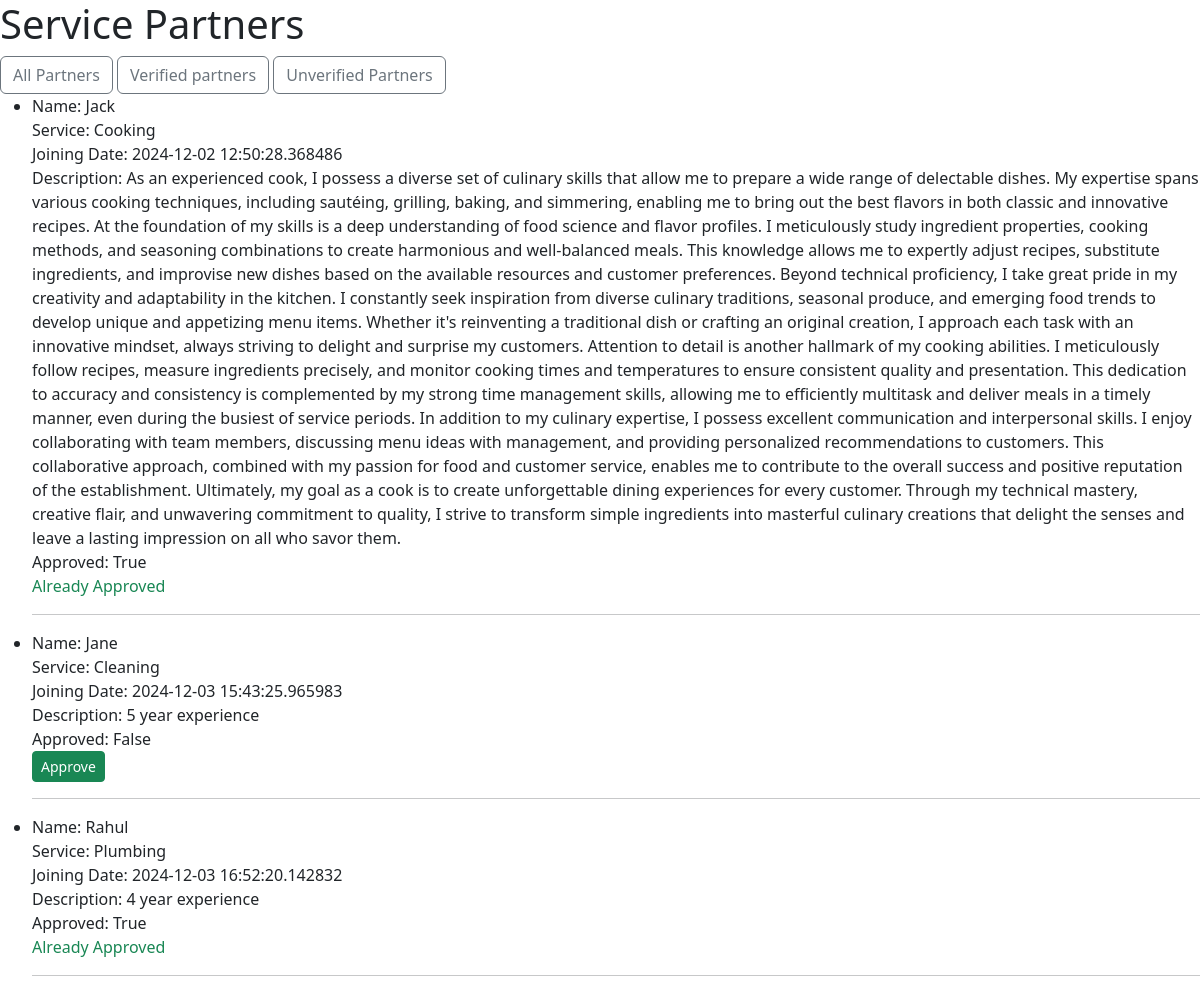
The page /pcheck (signed in) on the database its author committed.
### dbmodel.py (models this page shows)
class Partner(db.Model):
    password = db.Column(db.String(40), nullable=False)
    name = db.Column(db.String(50),primary_key=True, nullable=False)
    date_of_join = db.Column(db.DateTime, nullable=False)
    desc = db.Column(db.String(2000), nullable=False)
    sname = db.Column(db.Integer, db.ForeignKey("service.name"))
    approved = db.Column(db.Boolean, default=False, nullable=False)

### app.py (the view)
@app.route("/pcheck",methods=['GET','POST'])
def pcheck():
    if 'admin' not in session:
        return redirect('/alogin')
    all_partners=Partner.query.all()
    return render_template('/pcheck.html',all_partners=all_partners)

### templates/pcheck.html (shortened to what this page needs)
{% extends "base.html" %}
{% block content %}
<h1>Service Partners</h1>
<a href="/pcheck" class="btn btn-outline-secondary">All Partners</a>
<a href="/pcheck/verified" class="btn btn-outline-secondary">Verified partners</a>
<a href="/pcheck/unverified" class="btn btn-outline-secondary">Unverified Partners</a>
{% if all_partners|length<=0 %}
    <p>No Service Partner Registered!</p>
{% else %}
<ul>
    {% for partner in all_partners %}
        <li>
            Name: {{partner.name }}<br>
            Service: {{ partner.sname }}<br>
            Joining Date: {{ partner.date_of_join }}<br>
            Description: {{ partner.desc }}<br>
            Approved: {{ partner.approved }}<br>
            {% if not partner.approved %}
        <form action="/approve_partner" method="post" style="display:inline;">
            <button type="submit" class="btn btn-success btn-sm">Approve</button>
        </form>
        {% else %}
        <span class="text-success">Already Approved</span>
        {% endif %}
        </li>
    <hr>
    {% endfor %}
</ul>
{% endif %}
{% endblock %}

### rows shown on the page
Partner: name "Jack", sname "Cooking", date_of_join "2024-12-02 12:50:28.368486", desc "As an experienced cook, I possess a diverse set of culinary skills that allow me to prepare a wide range of delectable dishes. My expertise spans various cooking techniques, including sautéing, grilling, baking, and simmering, enabling me to bring out the best flavors in both classic and innovative recipes. At the foundation of my skills is a deep understanding of food science and flavor profiles. I meticulously study ingredient properties, cooking methods, and seasoning combinations to create harmonious and well-balanced meals. This knowledge allows me to expertly adjust recipes, substitute ingredients, and improvise new dishes based on the available resources and customer preferences.…", approved "True", shows "Already Approved"
Partner: name "Jane", sname "Cleaning", date_of_join "2024-12-03 15:43:25.965983", desc "5 year experience", approved "False"
Partner: name "Rahul", sname "Plumbing", date_of_join "2024-12-03 16:52:20.142832", desc "4 year experience", approved "True", shows "Already Approved"
